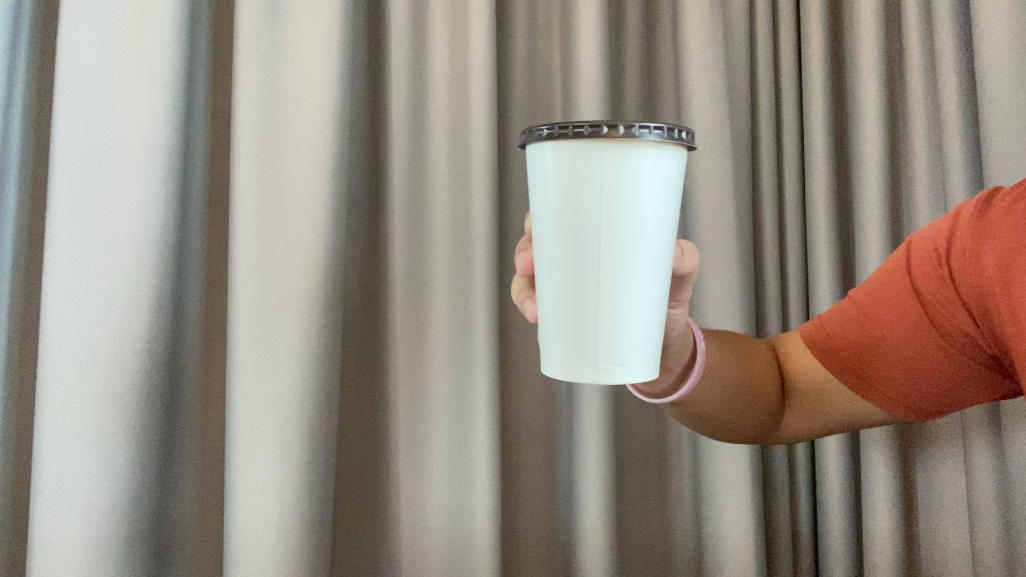
#> input picture What_you_have_learned/Using_Baysian_with_Mean_Variance/From_requirement_AJ_Preaw/Cup_of_coffee.png, 1026 x 577 px
$ python Calculate_Statistical_Analysis_and_Bayesian.py
#> lines starting #> are read from the running program, lines starting #| are printed output that depends on the picture
import cv2
import csv
import collections
import numpy as np
import math

# [4 lines left out: function show_picture, not called in this run]

img_test = cv2.imread('Cup_of_coffee.png')
#> img_test is the input picture: shape (577, 1026, 3); mean B, G, R 130.6, 140.6, 149.9
# img_convert_YCRCB = cv2.cvtColor(img_test, cv2.COLOR_BGR2YCR_CB)
# img_convert_YCRCB = cv2.cvtColor(img_test, cv2.COLOR_BGR2RGB)
img_convert_YCRCB = img_test

original_picture = img_convert_YCRCB.copy()

height_grayscale, width_grayscale, channels = img_convert_YCRCB.shape
#> height_grayscale = 577; width_grayscale = 1026; channels = 3
print("height and width and channels of this picture " + "(" + str(height_grayscale) +","+str(width_grayscale)+","+str(channels) + ")")
#| height and width and channels of this picture (577,1026,3)

#split into Y and Cr and Cb
Y,Cr,Cb = cv2.split(img_convert_YCRCB)
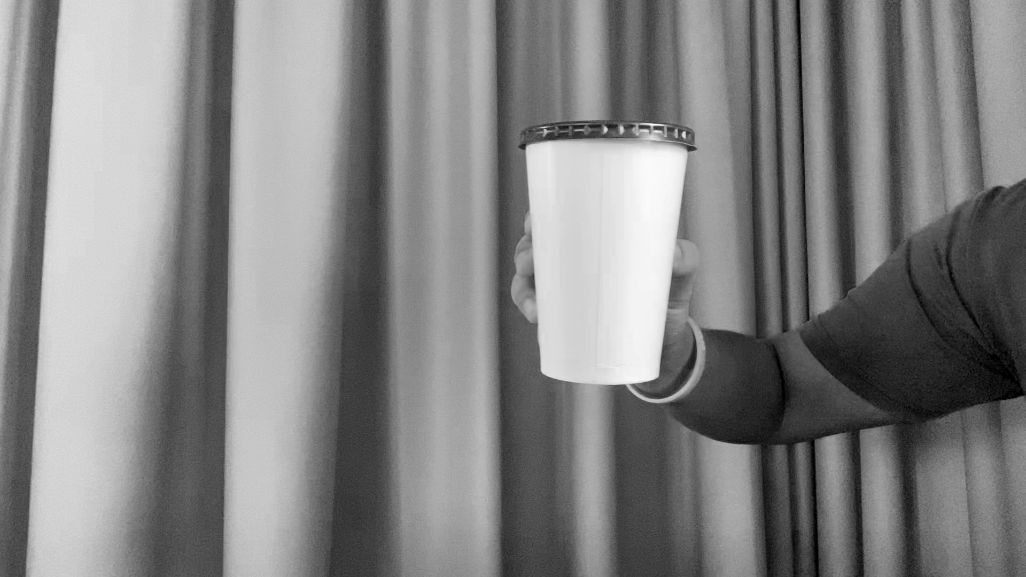
#> Y: shape (577, 1026); min 0, max 254, mean 130.6
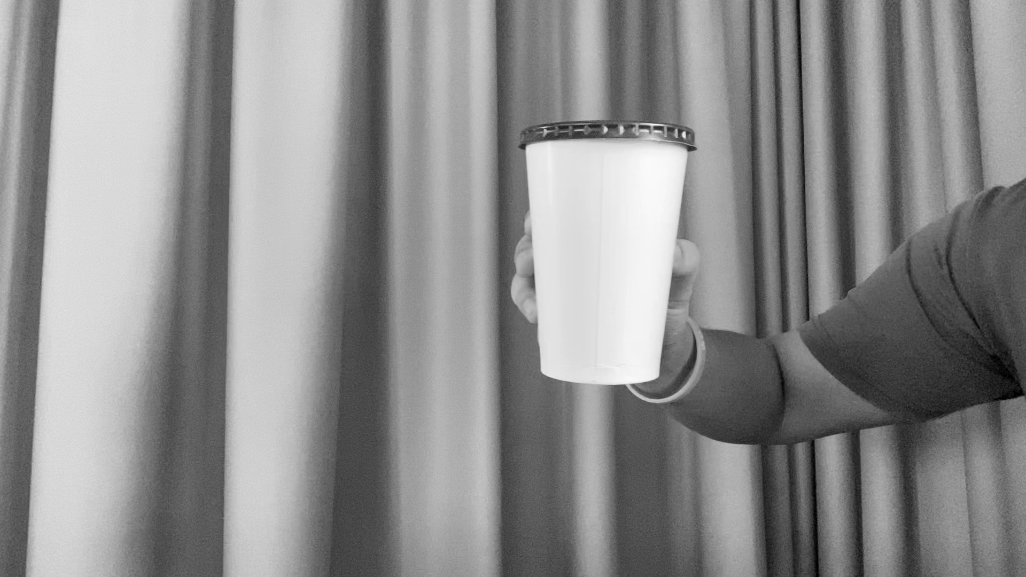
#> Cr: shape (577, 1026); min 0, max 251, mean 140.6
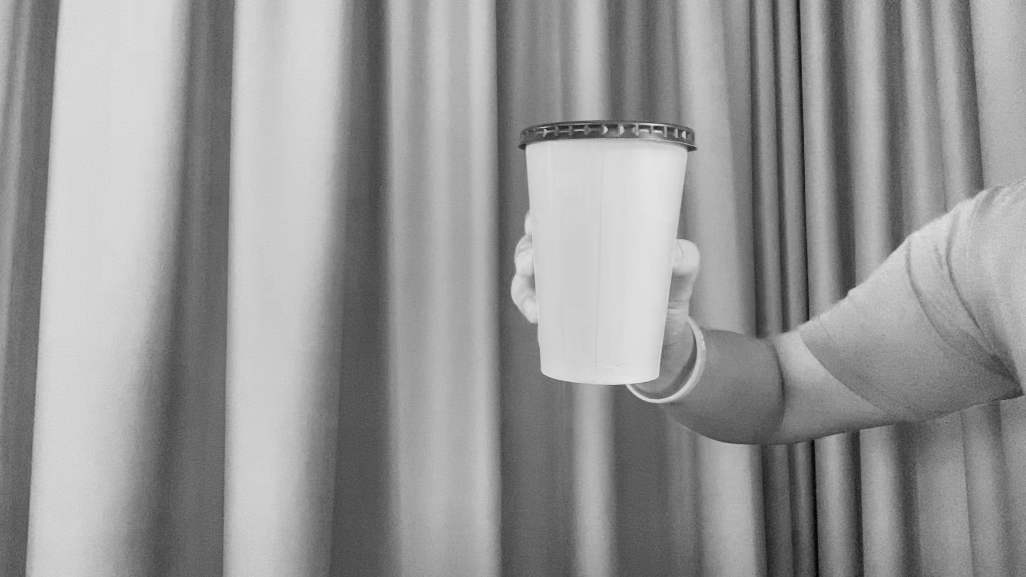
#> Cb: shape (577, 1026); min 0, max 233, mean 149.9

# Variable
# Keep the 10 statistical analysis
store_swatch = [[0,0,0],[0,0,0],[0,0,0],[0,0,0],[0,0,0],[0,0,0],[0,0,0],[0,0,0],[0,0,0],[0,0,0]]
count_idx_store_swatch = 0

# list of split data
color_channels = [Y,Cr,Cb]

# for creating the area of rectangle
seed_positon = (0,0)
color_of_seed = 0
calculate_seed_bottom_left = (0,0)
calculate_seed_top_right = (0,0)
kernel_input = 0

# for calculate mean
color_of_pixels = 0
number_of_pixels = 0
mean_pixel = 0

# for calculate variance
variance_pixel = 0
power_pixel = 0

# for calculate standard deviation
std_pixel = 0
standard_pixel = 0

# rectangle param
color_of_rectangle = (0,0,255)
thickness = 1

# Step calculate
# 1.calculate each Y,Cr and Cb mean
# 2.Calculate all Y,Cr and Cb mean
# 3.Do it same with variance and mean


# [43 lines left out: function calculate_mean_variance, not called in this run]

# Run code

cv2.namedWindow("Calculate_Statistical_Analysis")
cv2.setMouseCallback("Calculate_Statistical_Analysis", calculate_mean_variance)

#> (the run stopped early here; a loop or call above may not have finished)

$ run again, with What_you_have_learned/Using_Baysian_with_Mean_Variance/From_requirement_AJ_Preaw/Cup_of_coffe_tilted.png copied over What_you_have_learned/Using_Baysian_with_Mean_Variance/From_requirement_AJ_Preaw/Cup_of_coffee.png
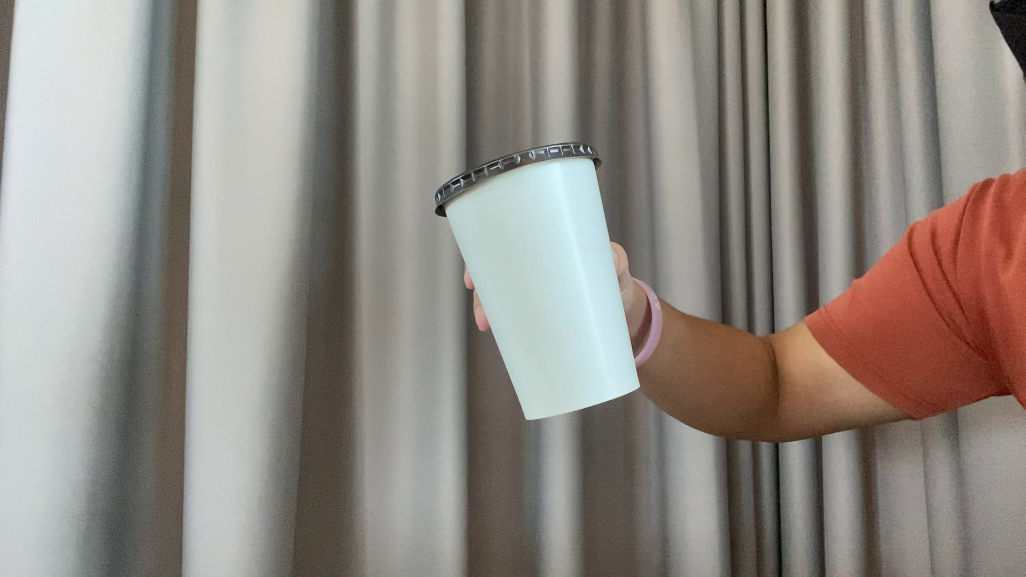
#> input picture What_you_have_learned/Using_Baysian_with_Mean_Variance/From_requirement_AJ_Preaw/Cup_of_coffe_tilted.png, 1026 x 577 px
#> img_test is the input picture: shape (577, 1026, 3); mean B, G, R 131.7, 138.2, 144.7
#| height and width and channels of this picture (577,1026,3)
#> `Y,Cr,Cb = cv2.split(img_convert_YCRCB)`:
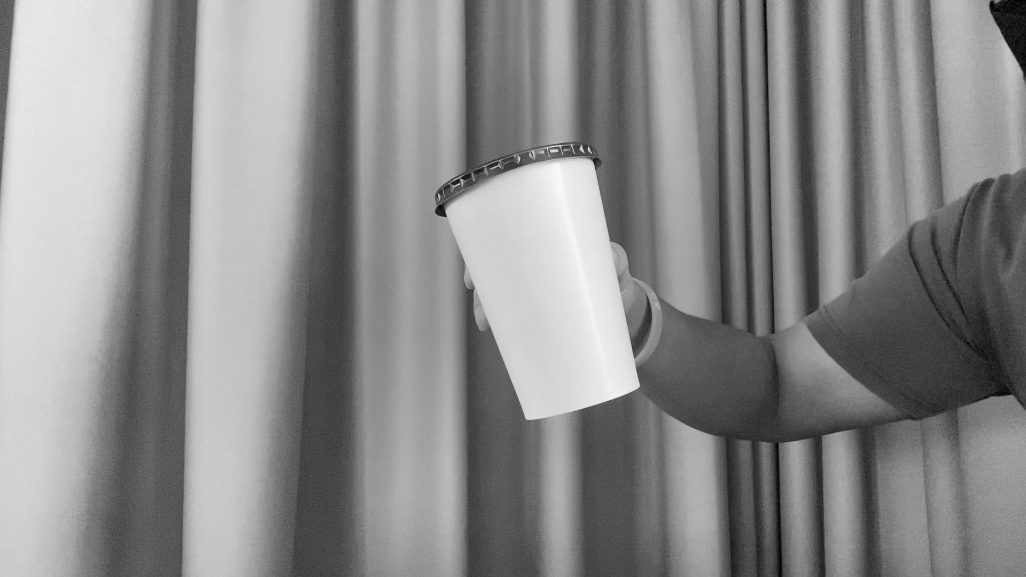
#> Cr: shape (577, 1026); min 0, max 249, mean 138.2
#> `Y,Cr,Cb = cv2.split(img_convert_YCRCB)`:
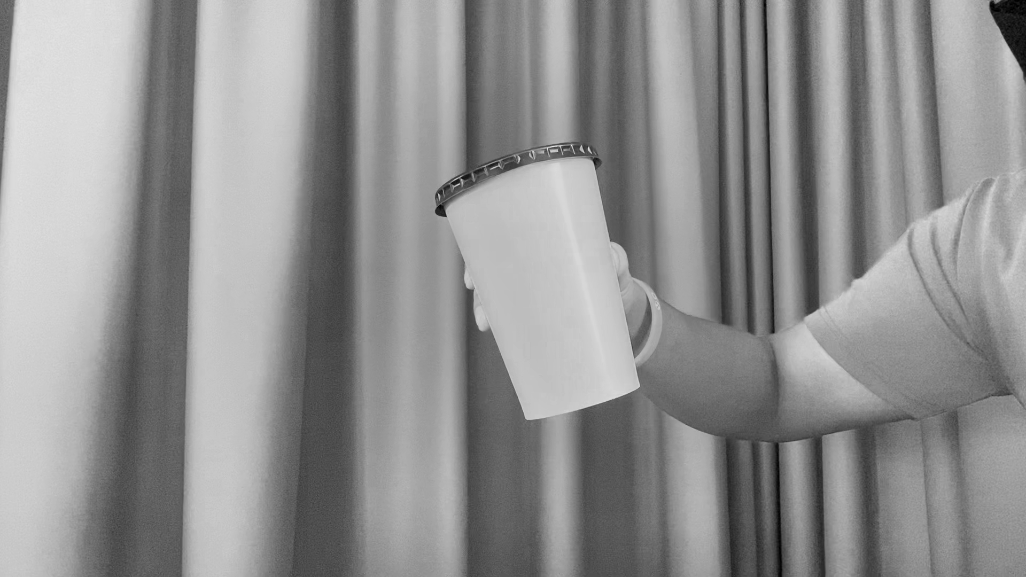
#> Cb: shape (577, 1026); min 0, max 234, mean 144.7

$ run again, with What_you_have_learned/Using_Baysian_with_Mean_Variance/From_requirement_AJ_Preaw/Leaf.png copied over What_you_have_learned/Using_Baysian_with_Mean_Variance/From_requirement_AJ_Preaw/Cup_of_coffee.png
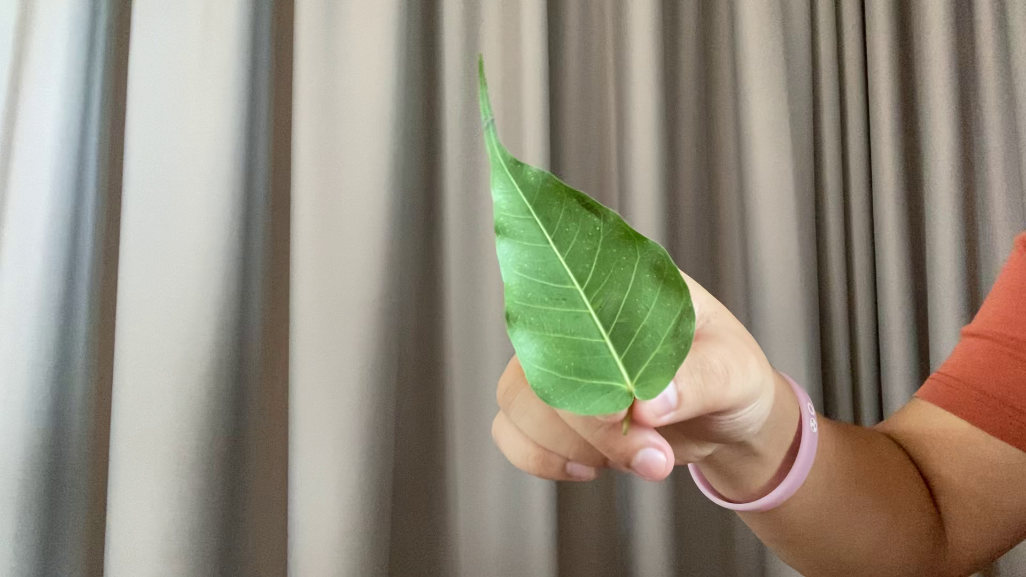
#> input picture What_you_have_learned/Using_Baysian_with_Mean_Variance/From_requirement_AJ_Preaw/Leaf.png, 1026 x 577 px
#> img_test is the input picture: shape (577, 1026, 3); mean B, G, R 124.7, 140, 147.1
#| height and width and channels of this picture (577,1026,3)
#> `Y,Cr,Cb = cv2.split(img_convert_YCRCB)`:
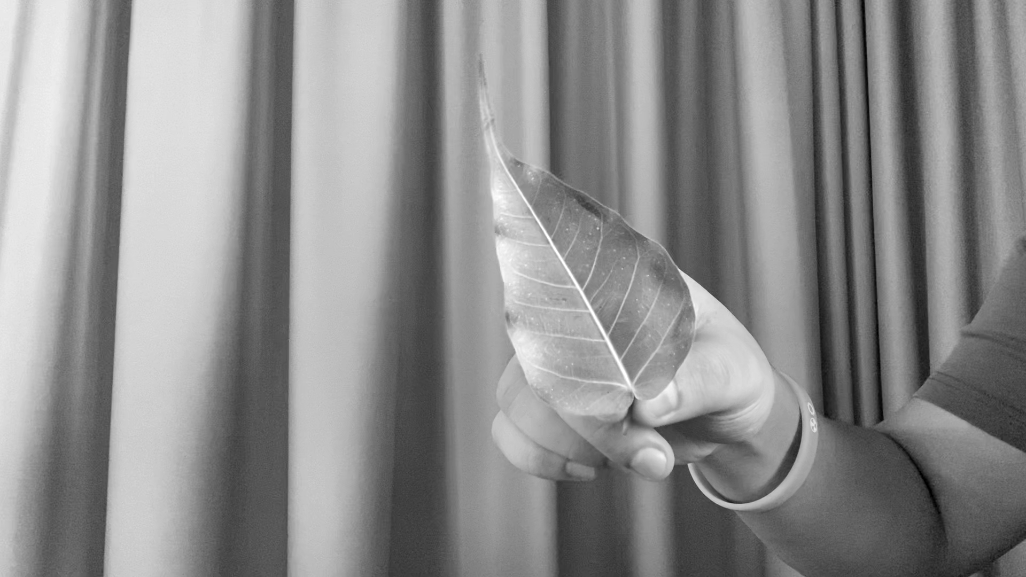
#> Cr: shape (577, 1026); min 0, max 255, mean 140
#> `Y,Cr,Cb = cv2.split(img_convert_YCRCB)`:
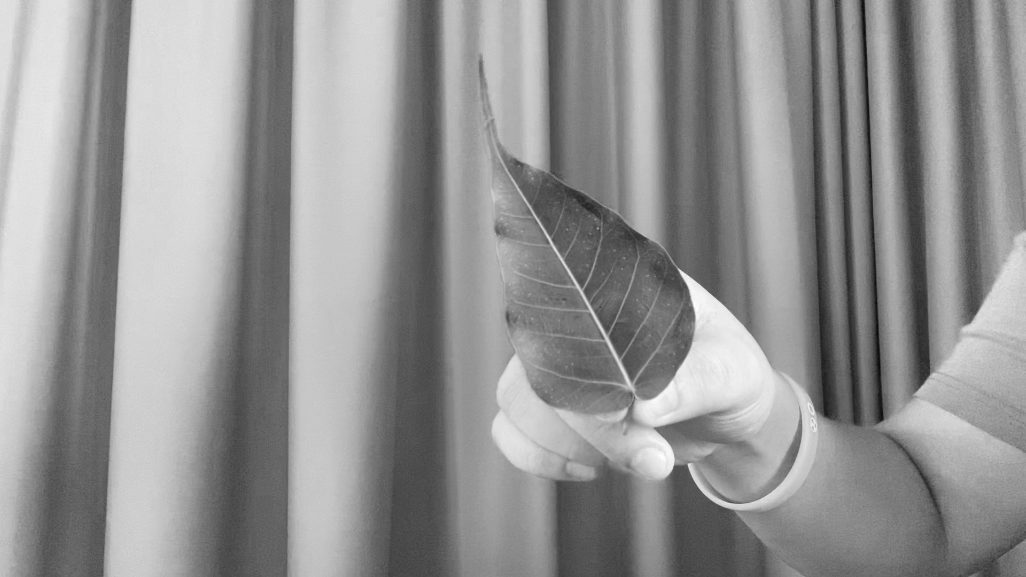
#> Cb: shape (577, 1026); min 7, max 255, mean 147.1
